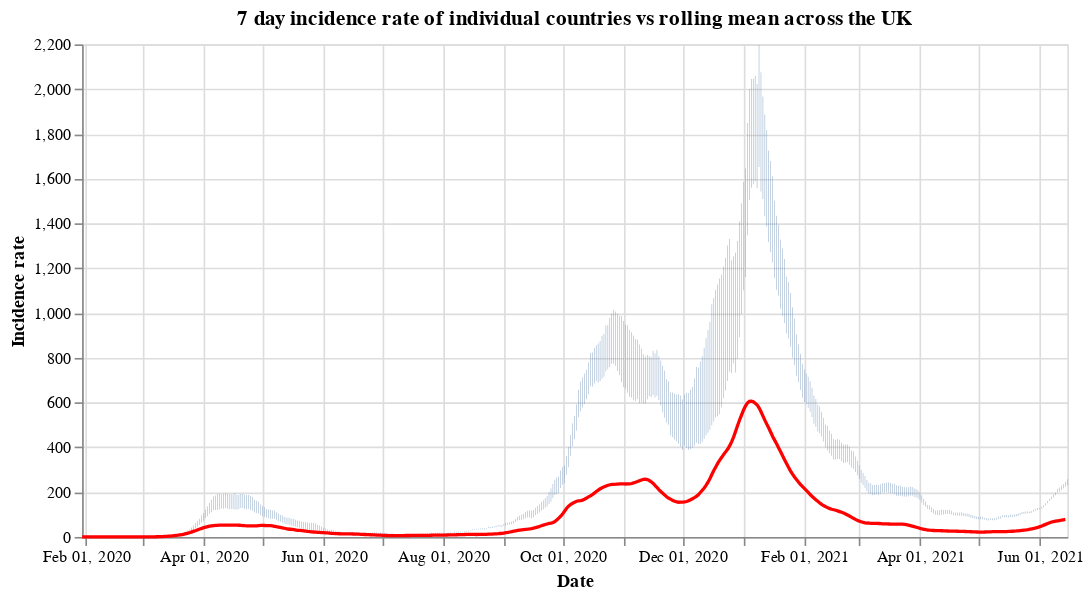

Notebook code for this chart:
### Code cell
#collapse
countries = uk_cases['areaName'].unique()
countries.sort()

selection = alt.selection_single(
    name='Select',
    fields=['areaName'],
    init={'areaName': 'Wales'},
    bind={'areaName': alt.binding_select(options=countries)}
)

# scatter plot, modify opacity based on selection
bars = alt.Chart(uk_cases).mark_bar().add_selection(
    selection
).encode(
    x=alt.X("yearmonthdate(date):T", axis=alt.Axis(title='Date')),
    y=alt.Y("weeklyCasesRate:Q", axis=alt.Axis(title='Incidence rate')),
    tooltip='weeklyCasesRate:Q',
    opacity=alt.condition(selection, alt.value(1), alt.value(0))
).properties(title=f'7 day incidence rate of individual countries vs rolling mean across the UK', width=600)

line = alt.Chart(overview_cases).mark_line(
    color='red',
    size=2,
).transform_window(
    rolling_mean='mean(weeklyCasesRate)',
    frame=[0, 7]
).encode(
    x='yearmonthdate(date):T',
    y='rolling_mean:Q'
)

alt.layer(bars, line)

### Figure 1 — Vega-Lite specification as saved in the notebook (floating-point values rounded to 4 significant figures; data arrays with more than 128 entries replaced by an {"elided": "..."} marker saying what was removed)
{"config": {"view": {"continuousWidth": 400, "continuousHeight": 300}}, "layer": [{"data": {"name": "data-2721ad2b26e9677b4bc8b7f8d6f897d6"}, "mark": "bar", "encoding": {"opacity": {"condition": {"value": 1, "selection": "Select"}, "value": 0}, "tooltip": {"type": "quantitative", "field": "weeklyCasesRate"}, "x": {"type": "temporal", "axis": {"title": "Date"}, "field": "date", "timeUnit": "yearmonthdate"}, "y": {"type": "quantitative", "axis": {"title": "Incidence rate"}, "field": "weeklyCasesRate"}}, "selection": {"Select": {"type": "single", "fields": ["areaName"], "init": {"areaName": "Wales"}, "bind": {"areaName": {"input": "select", "options": ["England", "Northern Ireland", "Scotland", "Wales"]}}}}, "title": "7 day incidence rate of individual countries vs rolling mean across the UK", "width": 600}, {"data": {"name": "data-d13281d8d8827e3a710963b2d918d3cb"}, "mark": {"type": "line", "color": "red", "size": 2}, "encoding": {"x": {"type": "temporal", "field": "date", "timeUnit": "yearmonthdate"}, "y": {"type": "quantitative", "field": "rolling_mean"}}, "transform": [{"window": [{"op": "mean", "field": "weeklyCasesRate", "as": "rolling_mean"}], "frame": [0, 7]}]}], "$schema": "https://vega.github.io/schema/vega-lite/v4.8.1.json", "datasets": {"data-2721ad2b26e9677b4bc8b7f8d6f897d6": {"elided": "1916 records"}, "data-d13281d8d8827e3a710963b2d918d3cb": {"elided": "502 records"}}}
